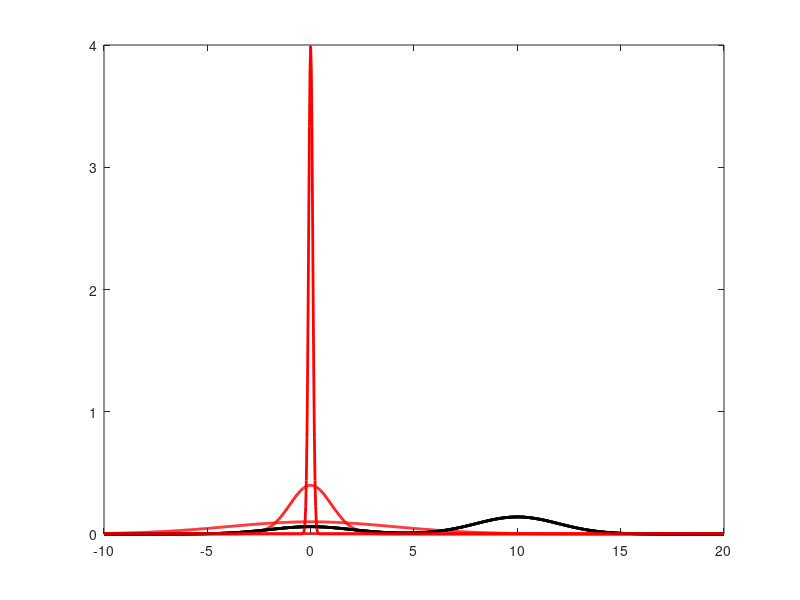
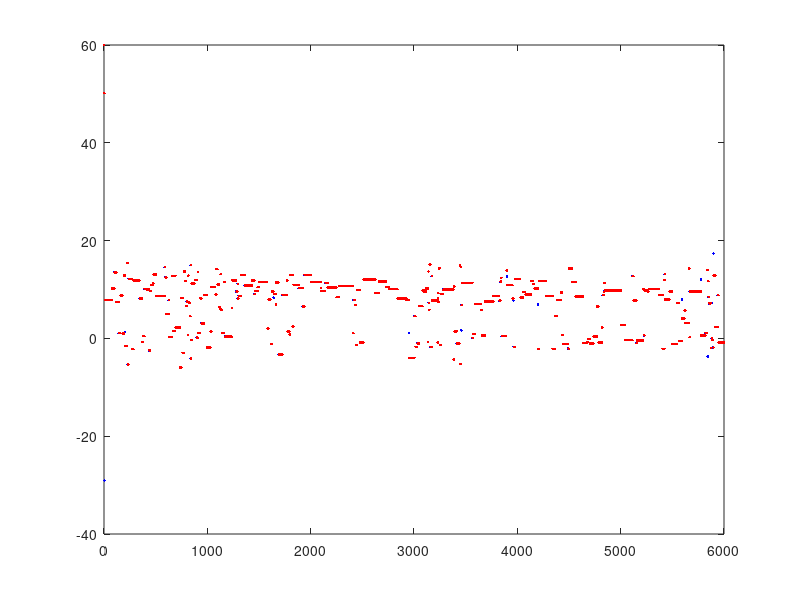
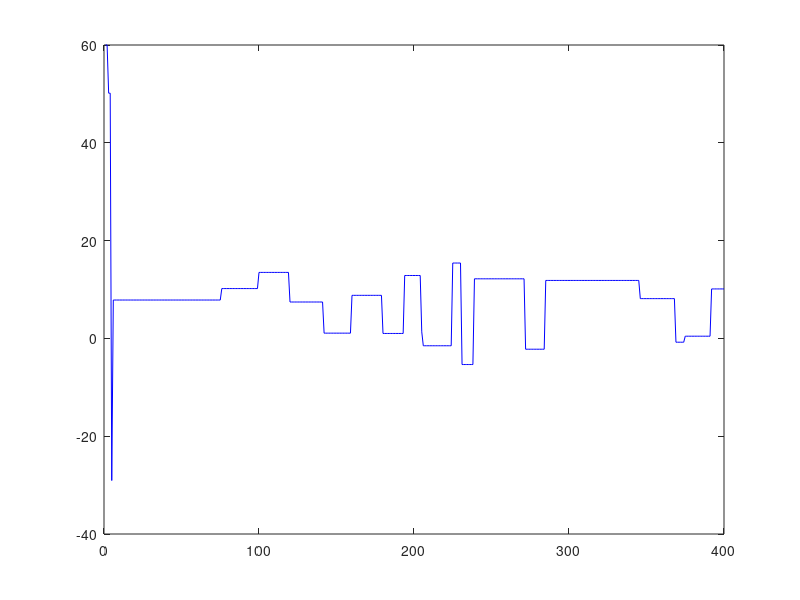
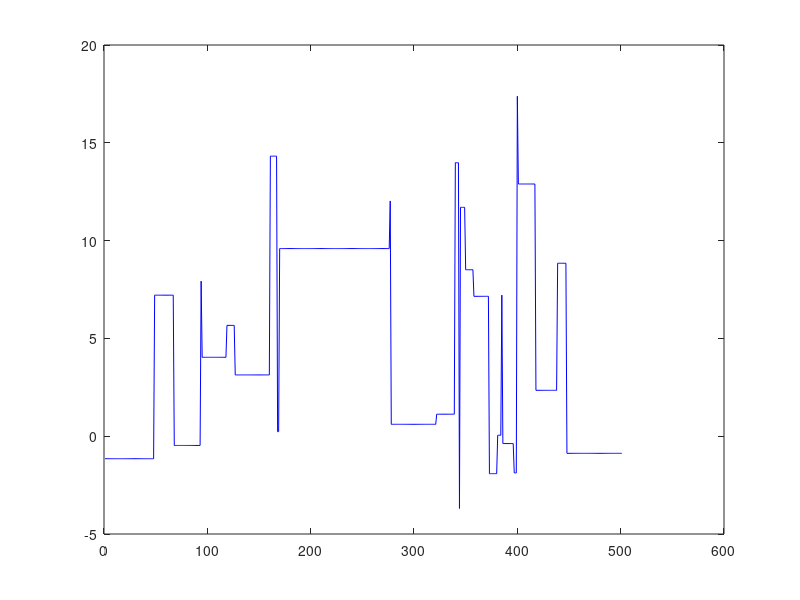

Source code (MATLAB) for these figures, in order:
siglist=[4 1 0.1 100];

for runnumber=1:4
siglist(runnumber)
pause
close all

% This demo shows how the Metropolis-Hastings algorithm can be used to
% sample from a mixture of 2 Gaussians if we can sample from a Gaussian proposal. 


% DEFINITIONS:
% ===========

N = 6000;                        % Number of iterations (samples).
sigma = 2;                       % Standard deviation of the target components.
x = zeros(N,1);                  % Markov chain (unknowns).
sigma_prop = siglist(runnumber);                 % Standard deviation of the Gaussian proposal.
N_bins = 50;                     % Number of bins in the histogram.


figure(1)
x_t = linspace(-10,20,1000);
y_t = 0.3*exp(-.5 * x_t.^2 / sigma^2)/(sqrt(2*pi)*sigma) + 0.7*exp(-.5*(x_t-10).^2/sigma^2)/(sqrt(2*pi)*sigma);
yprop=exp(-.5 * x_t.^2 / sigma_prop^2)/(sqrt(2*pi)*sigma_prop)
plot(x_t,y_t,'k','linewidth',2)
hold on
plot(x_t,yprop,'r','linewidth',2)

%axis([-10 20 0 .15])
%text(14,.1,'i=100');


% INITIALISE THE CHAIN:
% =====================

x(1,1) = 60;


% ITERATE THE CHAIN:
% =================

for i=2:N
  % METROPOLIS:
  % ==========
  u = rand(1,1);
  z = sigma_prop * randn(1,1);
  alpha1 = 0.3*exp(-.5 * (x(i-1)+z).^2 / sigma^2)/(sqrt(2*pi)*sigma) + 0.7*exp(-.5*((x(i-1)+z)-10).^2/sigma^2)/(sqrt(2*pi)*sigma);
  alpha2 = 0.3*exp(-.5 * (x(i-1)).^2 / sigma^2)/(sqrt(2*pi)*sigma) + 0.7*exp(-.5*((x(i-1))-10).^2/sigma^2)/(sqrt(2*pi)*sigma);
  alpha = alpha1/alpha2;
  if(u<alpha)
    x(i) = x(i-1) + z;
    accrej(i)=1;
  else
    x(i) = x(i-1);
    accrej(i)=0;
  end
end

figure(2)
ss=find(accrej==0);
plot(x,'b.');
hold on
plot(ss,x(ss),'r.');
hold off
figure(3)
ss=find(accrej==0);
plot(x(1:400),'b-');

figure(4)
ss=find(accrej==0);
plot(x(5500:6000),'b-');



% PLOT THE HISTOGRAMS:
% ===================

x=x(1001:end);
N=N-1000;

i1=100;
i2=500;
i3=1000;
i4=N;
i=-10;
j=20;
I = j-i;

figure(5)
clf;
subplot(2,2,1)
x_t = linspace(-10,20,1000);
y_t = 0.3*exp(-.5 * x_t.^2 / sigma^2)/(sqrt(2*pi)*sigma) + 0.7*exp(-.5*(x_t-10).^2/sigma^2)/(sqrt(2*pi)*sigma);
[b,a] = hist(x(1:i1), N_bins);
measure = a(2)-a(1); % bin width.
area = sum(b*measure);
bar(a,b/(area),'y')
hold on;
plot(x_t,y_t,'k','linewidth',2)
axis([-10 20 0 .15])
text(14,.1,'i=100');

subplot(2,2,2)
x_t = linspace(-10,20,1000);
y_t = 0.3*exp(-.5 * x_t.^2 / sigma^2)/(sqrt(2*pi)*sigma) + 0.7*exp(-.5*(x_t-10).^2/sigma^2)/(sqrt(2*pi)*sigma);
[b,a] = hist(x(1:i2), N_bins);
measure = a(2)-a(1); % bin width.
area = sum(b*measure);
bar(a,b/(area),'y')
hold on;
plot(x_t,y_t,'k','linewidth',2)
axis([-10 20 0 .15])
text(14,.1,'i=500');

subplot(2,2,3)
x_t = linspace(-10,20,1000);
y_t = 0.3*exp(-.5 * x_t.^2 / sigma^2)/(sqrt(2*pi)*sigma) + 0.7*exp(-.5*(x_t-10).^2/sigma^2)/(sqrt(2*pi)*sigma);
[b,a] = hist(x(1:i3), N_bins);
measure = a(2)-a(1); % bin width.
area = sum(b*measure);
bar(a,b/(area),'y')
hold on;
plot(x_t,y_t,'k','linewidth',2)
axis([-10 20 0 .15])
text(14,.1,'i=1000');

subplot(2,2,4)
x_t = linspace(-10,20,1000);
y_t = 0.3*exp(-.5 * x_t.^2 / sigma^2)/(sqrt(2*pi)*sigma) + 0.7*exp(-.5*(x_t-10).^2/sigma^2)/(sqrt(2*pi)*sigma);
[b,a] = hist(x(1:i4), N_bins);
measure = a(2)-a(1); % bin width.
area = sum(b*measure);
bar(a,b/(area),'y')
hold on;
plot(x_t,y_t,'k','linewidth',2)
axis([-10 20 0 .15])
text(14,.1,'i=5000');





end
